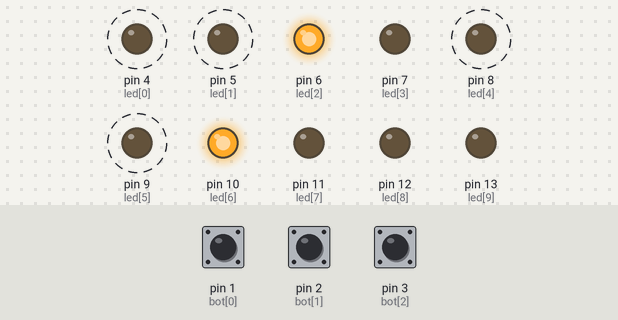
Recording of a sketch running on a simulated Arduino Uno, built with avr-gcc and run on an emulated ATmega328P. Parts: output pins drawn as LEDs (lit = HIGH). Dashed ring = blinking. The test bench sets the inputs (shaded band); at power-on: pin 1 (bot[0]) LOW, pin 2 (bot[1]) LOW, pin 3 (bot[2]) LOW.

Above: at 0.5 s.
1.3 s: pin 1 (bot[0]) pulled HIGH for 0.25 s
At 1.9 s:
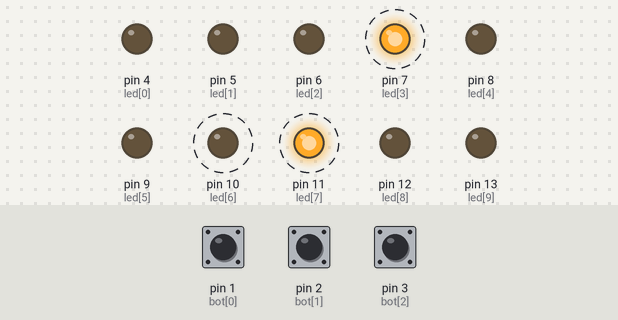
4.3 s: pin 2 (bot[1]) pulled HIGH for 0.25 s
7.3 s: pin 3 (bot[2]) pulled HIGH for 0.25 s
At 7.9 s:
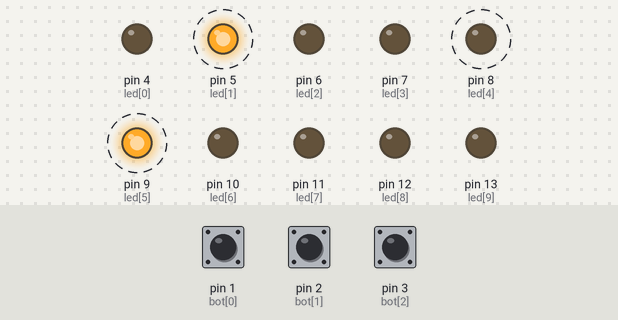
10.3 s: pin 1 (bot[0]) pulled HIGH for 1 s
At 12.1 s:
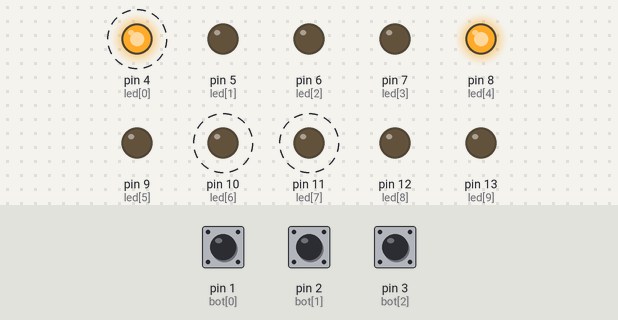
13.3 s: pin 2 (bot[1]) pulled HIGH for 1 s
At 13.6 s:
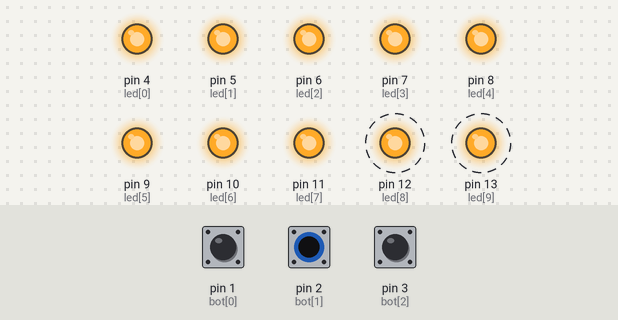
16.3 s: pin 3 (bot[2]) pulled HIGH for 1 s
At 16.6 s:
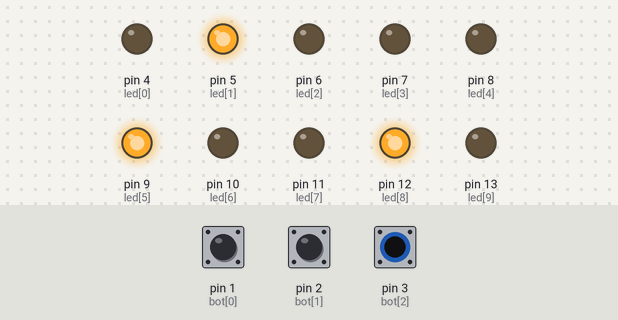
Timing chart, 0 to 20.3 s (numbered marks = the images above; inputs shaded):
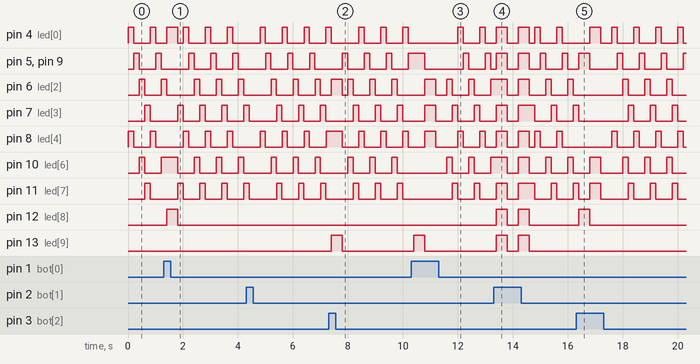

Measured:
- after the input at 1.3 s, pin 12 (led[8]): LOW → HIGH after 0.10 s, → LOW 0.40 s later
- after the input at 7.3 s, pin 13 (led[9]): LOW → HIGH after 0.10 s, → LOW 0.40 s later
- after the input at 10.3 s, pin 13 (led[9]): LOW → HIGH after 0.10 s, → LOW 0.40 s later
- after the input at 13.3 s, pin 12 (led[8]), pin 13 (led[9]): alternates HIGH for 0.40 s and LOW for 0.40 s, 4 changes in all, then stays LOW, starting after 0.11 s
- after the input at 16.3 s, pin 12 (led[8]): LOW → HIGH after 0.11 s, → LOW 0.40 s later
- by itself, pin 6 (led[2]), pin 8 (led[4]): alternates HIGH for 0.20 s and LOW for 0.60 s
- by itself, pin 7 (led[3]): repeats every 0.80 s: HIGH 0.20 s, LOW 0.60 s

The sketch:

IntegracionChaleco.ino
```cpp
//Variables
int bot[]={1,2,3};
int numbots=3;
int led[]={4,5,6,7,8,9,10,11,12,13};
int numLeds=10;
int tiempoRet=400;
int tiempoRetOciosa = 200;

int i;

boolean bot_alto=LOW;
boolean bot_derecha = LOW;
boolean bot_izquierda = LOW;

int cuenta_alto=0;
int cuenta_der = 0;
int cuenta_izq = 0;
int cuenta_ocio = 0;

void setup(){
    // put your setup code here, to run once:
   for(i=0; i<numbots;i++){
      pinMode(bot[i], INPUT);
   }

    for(i=0; i<numLeds; i++){
     pinMode(led[i], OUTPUT);
    }
}

void loop(){
    // put your main code here, to run repeatedly:

  for(i=0; i<numLeds; i++){
      digitalWrite (led[i], LOW);
  }
  bot_derecha = digitalRead (bot[0]);
  bot_alto = digitalRead (bot[1]);
  bot_izquierda = digitalRead (bot[2]);

  if (bot_derecha==HIGH){
    Derecha();
  }
  else if(bot_alto==HIGH){
    Alto();
  }
  else if(bot_izquierda==HIGH){
    Izquierda();
  }
  else{
    Ociosa();
  }

}


void Derecha (){
  switch (cuenta_der){
    case 0:
      digitalWrite (led[0],HIGH);
      digitalWrite (led[8],HIGH);
      digitalWrite (led[6],HIGH);
     break;
  case 1:
    digitalWrite (led[1],HIGH);
    digitalWrite (led[9],HIGH);
    digitalWrite (led[5],HIGH);
    break;
 case 2:
    digitalWrite (led[2],HIGH);
    digitalWrite (led[3],HIGH);
    digitalWrite (led[4],HIGH);
 break;
 default:
  ;
  }
  delay (tiempoRet);
  cuenta_der++;
  if (cuenta_der > 3){
    cuenta_der = 0;
  }
}

void Alto(){
    if(cuenta_alto==1){
      for(i=0; i<numLeds; i++){
      digitalWrite(led[i], HIGH);
      }
    }

    else{
      for(i=0; i<numLeds; i++){
      digitalWrite(led[i], LOW);
      }
    }

    delay(tiempoRet);
    cuenta_alto++;

    if(cuenta_alto>1){
      cuenta_alto=0;
    }

  }


void Izquierda (){
  switch(cuenta_izq){
    case 0:
      digitalWrite(led[2], HIGH);
      digitalWrite(led[9], HIGH);
      digitalWrite(led[4], HIGH);
     break;
     case 1:
       digitalWrite(led[1], HIGH);
       digitalWrite(led[8], HIGH);
       digitalWrite(led[5], HIGH);
      break;
      case 2:
         digitalWrite(led[0], HIGH);
         digitalWrite(led[7], HIGH);
         digitalWrite(led[6], HIGH);
       break;
       default:
        ;
  }
  delay (tiempoRet);
  cuenta_izq++;
  if (cuenta_izq > 3){
    cuenta_izq = 0;
  }
}


  void Ociosa ()
{
 digitalWrite (led[cuenta_ocio],HIGH);
 digitalWrite (led[cuenta_ocio+4],HIGH);
 delay (tiempoRetOciosa);
 cuenta_ocio++;
 if (cuenta_ocio > 3){
    cuenta_ocio = 0;
 }
}
```
